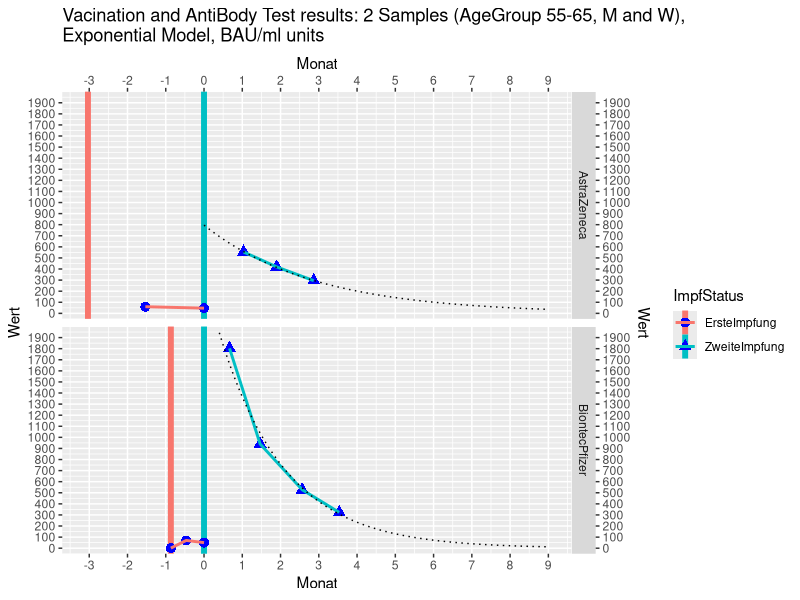
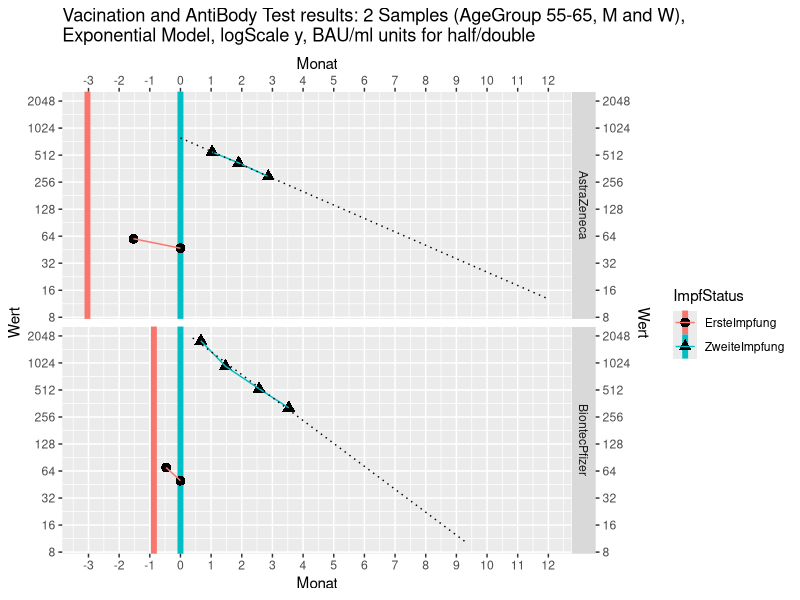

Generate these figures, in order, with R:
## ---- chunk 1
knitr::opts_chunk$set(echo = FALSE, warning=FALSE, message=FALSE)
knitr::opts_chunk$set(fig.align="center")
library(ggplot2)
library(dplyr)
library(tidyr)
## ---- chunk 2
df <- read.csv("AntiBody.csv")
df$Datum <- as.POSIXct(as.character(df$Datum))
df$ID <- factor(df$ID)

# Exctract date for 'ZweiteImpfung
di <- df %>% dplyr::filter(ImpfStatus=="ZweiteImpfung", Aktion=="Impfung") %>%
  dplyr::group_by(ID) %>%
  dplyr::mutate(DatumZweiteImpfung=Datum) %>%
  dplyr::select(ID, DatumZweiteImpfung)

# Calculate new TimeScale based on DatumZwiteImpfung 
df <- df %>%
  dplyr::left_join(di) %>%
  dplyr::group_by(ID) %>%
  dplyr::mutate(Monat = as.numeric((Datum-DatumZweiteImpfung)/3600/24/30)) %>%
  dplyr::ungroup()

## ---- chunk 3
# Regression Models
Monat=seq(0,12,by=.1)

ds1 <- df %>% dplyr::filter(ImpfStoff=="BiontecPfizer", ImpfStatus=="ZweiteImpfung", Aktion=="AntiKörper")
lm1 <- lm(formula=log2(Wert)~Monat, data=ds1)
pred1 <- 2^predict(lm1, newdata=data.frame(Monat=Monat))
dp1 <- data.frame(Monat=Monat, Wert=pred1, ImpfStoff="BiontecPfizer")
## ---- chunk 4
ds2 <- df %>% dplyr::filter(ImpfStoff=="AstraZeneca", ImpfStatus=="ZweiteImpfung", Aktion=="AntiKörper")
lm2 <- lm(formula=log2(Wert)~Monat, data=ds2)
pred2 <- 2^predict(lm2, newdata=data.frame(Monat=Monat))
dp2 <- data.frame(Monat=Monat, Wert=pred2, ImpfStoff="AstraZeneca")
## ---- chunk 5
ggplot(data=df %>% dplyr::filter(Aktion=="AntiKörper"), aes(x=Monat, y=Wert, shape=ImpfStatus, color=ImpfStatus, group=ImpfStatus)) +
  scale_x_continuous(limit=c(-3.1,9), breaks=-3:9, sec.axis=dup_axis()) +
  scale_y_continuous(limit=c(-50,2000), breaks=seq(0,1900,by=100), sec.axis=dup_axis(), expand=c(0.0,0.0)) +
  geom_vline(data=df %>% dplyr::filter(Aktion=="Impfung"), aes(xintercept=Monat, color=ImpfStatus), size=2) +
  geom_point(size=3, color="blue") + 
  geom_line(size=1) +
  facet_grid(ImpfStoff~.) +
  geom_line(data=dp1, aes(x=Monat, y=Wert), inherit.aes=FALSE, linetype=3) +
  geom_line(data=dp2, aes(x=Monat, y=Wert), inherit.aes=FALSE, linetype=3) +
  ggtitle("Vacination and AntiBody Test results: 2 Samples (AgeGroup 55-65, M and W), \nExponential Model, BAU/ml units")
## ---- chunk 6
ggplot(data=df %>% dplyr::filter(Aktion=="AntiKörper"), aes(x=Monat, y=Wert, shape=ImpfStatus, color=ImpfStatus, group=ImpfStatus)) +
  scale_x_continuous(limit=c(-3.1,12), breaks=-3:12, sec.axis=dup_axis()) +
  scale_y_continuous(limit=c(10,2000), breaks=2^seq(0:12), sec.axis=dup_axis(), trans="log2") +
  geom_vline(data=df %>% dplyr::filter(Aktion=="Impfung"), aes(xintercept=Monat, color=ImpfStatus), size=2) +
  geom_point(size=3, color="black") + 
  geom_line() +
  facet_grid(ImpfStoff~.) +
  geom_line(data=dp1, aes(x=Monat, y=Wert), inherit.aes=FALSE, linetype=3) +
  geom_line(data=dp2, aes(x=Monat, y=Wert), inherit.aes=FALSE, linetype=3) +
  ggtitle("Vacination and AntiBody Test results: 2 Samples (AgeGroup 55-65, M and W), \nExponential Model, logScale y, BAU/ml units for half/double")
## ---- chunk 7
str(df)
## ---- chunk 8
df %>% select(ID, Alter, Geschlecht, Datum, ImpfStatus, ImpfStoff, Aktion, Wert)
## ---- chunk 9
summary(lm1)
(HalbwertsZeit = -1/coef(lm1)[2])

## ---- chunk 10
summary(lm1)
(HalbwertsZeit = -1/coef(lm1)[2])
  
